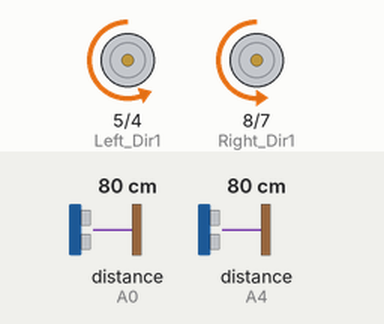
Simulated run of this sketch. Board: Arduino Uno, built with avr-gcc and run on an emulated ATmega328P. Shown: motor-driver pin pairs drawn as motors (green arrow = first pin HIGH = forward, orange = second pin HIGH = backward, longer = more drive, scaled by the enable pin). The test bench sets the inputs (shaded band); at power-on: distance to the obstacle (sensors on A0, A4) 80 cm. The echo pulse lasts 58.3 µs per cm.

Above: at 2.0 s.
2.1 s: distance to the obstacle (sensor on A0) set to 16 cm
3.6 s: distance to the obstacle (sensor on A0) set to 13 cm
At 4.1 s:
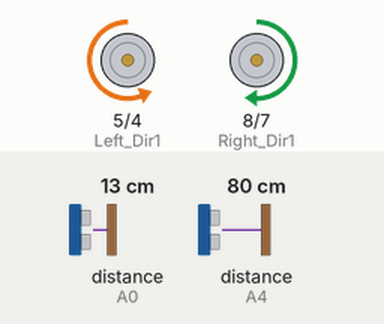
5.1 s: distance to the obstacle (sensor on A0) set to 18 cm
At 6.4 s:
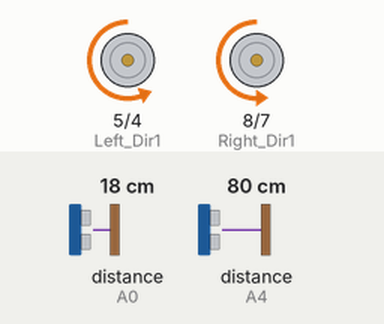
6.7 s: distance to the obstacle (sensor on A4) set to 12 cm
8.2 s: distance to the obstacle (sensor on A4) set to 9 cm
At 8.7 s:
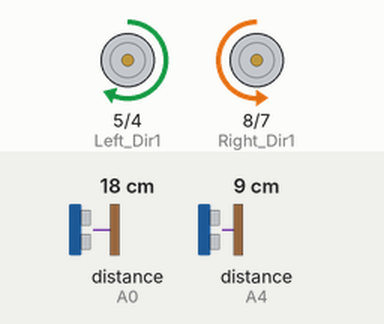
9.7 s: distance to the obstacle (sensor on A4) set to 5 cm
At 11.0 s:
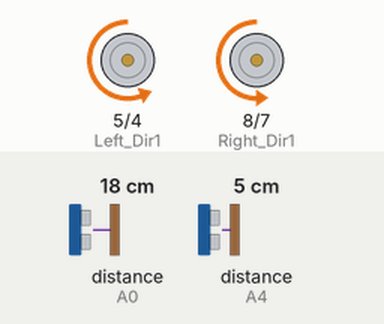
Timing chart, 0 to 12.2 s (numbered marks = the images above; inputs shaded):
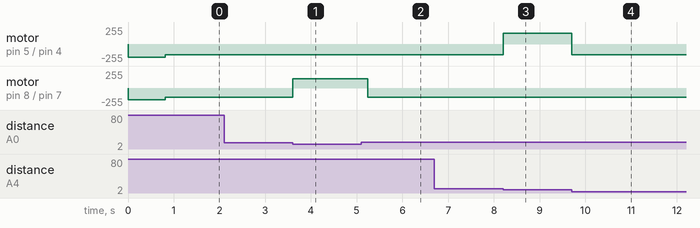

Measured:
- the behaviour switches between 15 and 14 cm on distance to the obstacle (sensor on A0) (found by bisection; images 0 and 1)
- the behaviour switches between 11 and 10 cm on distance to the obstacle (sensor on A4) (found by bisection; images 2 and 3)
- the behaviour switches between 7 and 6 cm on distance to the obstacle (sensor on A4) (found by bisection; images 3 and 4)
- after the input at 2.1 s, every drawn part: stays the same
- after the input at 3.6 s, motor on pin 8 (Right_Dir1) / pin 7 (Right_Dir2): backward 139/255 → forward 139/255 at once
- after the input at 5.1 s, motor on pin 8 (Right_Dir1) / pin 7 (Right_Dir2): forward 139/255 → backward 139/255 after 0.14 s
- after the input at 6.7 s, every drawn part: stays the same
- after the input at 8.2 s, motor on pin 5 (Left_Dir1) / pin 4 (Left_Dir2): backward 160/255 → forward 160/255 at once
- after the input at 9.7 s, motor on pin 5 (Left_Dir1) / pin 4 (Left_Dir2): forward 160/255 → backward 160/255 at once

The sketch:

obstacle_detector.ino
```cpp
#include <NewPing.h>

#define Left_Dir1 5
#define Left_Dir2 4
#define Left_Speed 6

#define Right_Dir1 8
#define Right_Dir2 7
#define Right_Speed 9

#define TRIGGER_PIN2  A1
#define ECHO_PIN2     A0

#define TRIGGER_PIN1  A5
#define ECHO_PIN1     A4

#define MAX_DISTANCE  200

int VCC1=2;
int VCC2=A2;

int GND2=3;
int GND1=A3;

int d1;
int d2;

NewPing sonar1(TRIGGER_PIN1, ECHO_PIN1, MAX_DISTANCE);
NewPing sonar2(TRIGGER_PIN2, ECHO_PIN2, MAX_DISTANCE);

void setup() {

  Serial.begin(9600);

  pinMode(VCC1,OUTPUT);
  pinMode(VCC2,OUTPUT);

  pinMode(GND1,OUTPUT);
  pinMode(GND2,OUTPUT);

  pinMode(Left_Dir1, OUTPUT);
  pinMode(Left_Dir2, OUTPUT);
  pinMode(Left_Speed, OUTPUT);
  pinMode(Right_Dir1, OUTPUT);
  pinMode(Right_Dir2, OUTPUT);
  pinMode(Right_Speed, OUTPUT);

  digitalWrite(VCC1,HIGH);
  digitalWrite(GND1,LOW);

  digitalWrite(VCC2,HIGH);
  digitalWrite(GND2,LOW);

  Forward();
  Go(200);
  delay(800);

}

void loop() {


  d1=sonar1.ping_cm();
  d2=sonar2.ping_cm();


  if((d2<=14&&d2>=2))
  {
    Go(160);

    Turn_Right();
    delay(320);
  }

  else if(d1<=4&&d1!=0)
  {
    Go(160);
    Turn_Right();
  }
  else if(d1>=7&&d1<=10)
  {
    Go(160);
    Turn_Left();
  }

  else
  {
    Go(160);
    Forward();
  }

}
void Left_Forward()
{
  digitalWrite(Left_Dir1, LOW);
  digitalWrite(Left_Dir2, HIGH);
}

void Left_Reverse()
{
  digitalWrite(Left_Dir1, HIGH);
  digitalWrite(Left_Dir2, LOW);
}

void Left_Stop()
{
  digitalWrite(Left_Dir1, LOW);
  digitalWrite(Left_Dir2, LOW);
}

void Right_Forward()
{
  digitalWrite(Right_Dir1, LOW);
  digitalWrite(Right_Dir2, HIGH);
}

void Right_Reverse()
{
  digitalWrite(Right_Dir1, HIGH);
  digitalWrite(Right_Dir2, LOW);
}

void Right_Stop()
{
  digitalWrite(Right_Dir1, LOW);
  digitalWrite(Right_Dir2, LOW);
}

void Go(int s)
{
  analogWrite(Right_Speed, s-21);
  analogWrite(Left_Speed, s);
}

void Forward()
{
  Left_Forward();
  Right_Forward();
}

void Reverse()
{
  Left_Reverse();
  Right_Reverse();
}

void Turn_Left()
{
  Right_Forward();
  Left_Reverse();
}

void Left()
{
  Right_Forward();
  Left_Stop();
}

void Turn_Right()
{
  Right_Reverse();
  Left_Forward();
}

void Right()
{
  Right_Stop();
  Left_Forward();
}

void Stop()
{
  analogWrite(Left_Speed,0);
  analogWrite(Right_Speed, 0);
}
```
